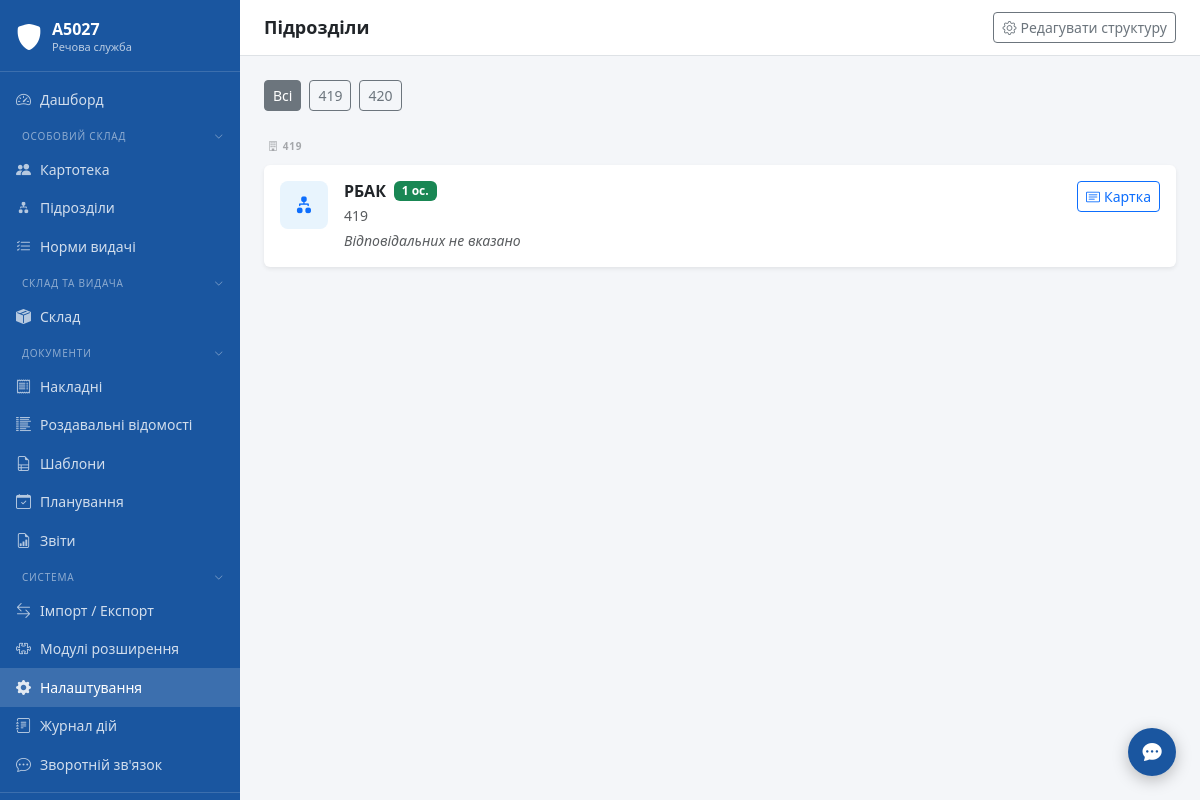
Screenshot of /settings/units-list (signed in) with the database file from the repository.
### tables this page shows
CREATE TABLE settings (
            key TEXT PRIMARY KEY,
            value TEXT NOT NULL DEFAULT '',
            updated_at TEXT NOT NULL DEFAULT (datetime('now','localtime'))
        );

CREATE TABLE battalions (
            id INTEGER PRIMARY KEY AUTOINCREMENT,
            name TEXT NOT NULL UNIQUE,
            created_at TEXT NOT NULL DEFAULT (datetime('now','localtime'))
        );

CREATE TABLE units (
            id INTEGER PRIMARY KEY AUTOINCREMENT,
            battalion_id INTEGER NOT NULL REFERENCES battalions(id),
            name TEXT NOT NULL,
            created_at TEXT NOT NULL DEFAULT (datetime('now','localtime'))
        );

### modules/settings/routes.py (the view)
@bp.route("/units-list")
@login_required
def units_list():
    conn = get_connection()
    battalions = conn.execute("SELECT * FROM battalions ORDER BY name").fetchall()
    units = conn.execute(
        """SELECT u.*, b.name as battalion_name,
                  (SELECT COUNT(*) FROM personnel p WHERE p.unit_id=u.id AND p.is_active=1) as active_count,
                  (SELECT COUNT(*) FROM personnel p WHERE p.unit_id=u.id) as total_count
           FROM units u
           JOIN battalions b ON u.battalion_id = b.id
           ORDER BY b.name, u.name"""
    ).fetchall()
    responsible_map = {}
    for r in conn.execute(
        """SELECT ur.id, ur.unit_id, ur.role_name, ur.is_active,
                  p.id as personnel_id,
                  p.last_name, p.first_name, p.middle_name,
                  p.rank, p.position, p.phone
           FROM unit_responsible ur
           JOIN personnel p ON ur.personnel_id = p.id
           WHERE ur.is_active=1
           ORDER BY ur.unit_id, ur.id"""
    ).fetchall():
        responsible_map.setdefault(r["unit_id"], []).append(dict(r))
    conn.close()
    return render_template(
        "settings/units_list.html",
        battalions=[dict(b) for b in battalions],
        units=[dict(u) for u in units],
        responsible_map=responsible_map,
        role_labels=ROLE_LABELS,
    )

### templates/settings/units_list.html (shortened to what this page needs)
{% extends "base.html" %}
{% block page_title %}Підрозділи{% endblock %}
{% block topbar_actions %}
<a href="{{ url_for('settings.units') }}" class="btn btn-sm btn-outline-secondary">
    <i class="bi bi-gear me-1"></i>Редагувати структуру
</a>
{% endblock %}
{% block content %}
{% if battalions | length > 1 %}
<div class="mb-3 d-flex gap-2 flex-wrap">
    <button class="btn btn-sm btn-outline-secondary filter-btn active" data-bat="all">
        Всі
    </button>
    {% for b in battalions %}
    <button class="btn btn-sm btn-outline-secondary filter-btn" data-bat="{{ b.id }}">
        {{ b.name }}
    </button>
    {% endfor %}
</div>
{% endif %}
{% if not units %}
<div class="text-center py-5 text-muted">
    <i class="bi bi-diagram-2" style="font-size:3rem;opacity:.3"></i>
    <p class="mt-3">Підрозділів ще немає.<br>
       Додай через <a href="{{ url_for('settings.units') }}">Налаштування → Підрозділи</a>.
    </p>
</div>
{% else %}
{% set ns = namespace(current_bat=None) %}
{% for u in units %}
{% if u.battalion_name != ns.current_bat %}
{% set ns.current_bat = u.battalion_name %}
<div class="nav-section-label mt-{{ '0' if loop.first else '3' }} mb-2 text-uppercase small text-muted fw-bold ps-1"
     data-bat-label="{{ loop.index }}">
    <i class="bi bi-building me-1"></i>{{ u.battalion_name }}
</div>
{% endif %}
<div class="card border-0 shadow-sm mb-2 unit-card" data-bat="{{ u.battalion_id }}">
    <div class="card-body py-3 px-3">
        <div class="d-flex align-items-start gap-3">
            <div class="rounded-3 d-flex align-items-center justify-content-center flex-shrink-0"
                 style="width:48px;height:48px;background:#e8f4fd">
                <i class="bi bi-diagram-2-fill text-primary" style="font-size:1.4rem"></i>
            </div>
            <div class="flex-grow-1 min-width-0">
                <div class="d-flex align-items-center gap-2 flex-wrap">
                    <h6 class="mb-0 fw-semibold">{{ u.name }}</h6>
                    <span class="badge bg-success">{{ u.active_count }} ос.</span>
                </div>
                <div class="text-muted small mt-1">{{ u.battalion_name }}</div>
                {% set resps = responsible_map.get(u.id, []) %}
                {% if resps %}
                <div class="mt-2 d-flex flex-wrap gap-2">
                    {% for r in resps %}
                    <span class="d-inline-flex align-items-center gap-1 border rounded px-2 py-1 bg-light"
                          style="font-size:.8em">
                        <span class="text-muted">{{ role_labels.get(r.role_name, r.role_name) }}:</span>
                        <span>{% if r.rank %}<em class="text-muted">{{ r.rank }}</em> {% endif %}{{ r.last_name }} {{ r.first_name }}</span>
                        {% if r.phone %}
                        <a href="tel:{{ r.phone }}" class="text-muted text-decoration-none ms-1" onclick="event.stopPropagation()">
                            <i class="bi bi-phone"></i> {{ r.phone }}
                        </a>
                        {% endif %}
                    </span>
                    {% endfor %}
                </div>
                {% else %}
                <div class="text-muted small mt-1 fst-italic">Відповідальних не вказано</div>
                {% endif %}
            </div>
            <div class="flex-shrink-0">
                <a href="{{ url_for('settings.unit_card', uid=u.id) }}"
                   class="btn btn-sm btn-outline-primary">
                    <i class="bi bi-card-text me-1"></i>Картка
                </a>
            </div>
        </div>
    </div>
</div>
{% endfor %}
{% endif %}
{% endblock %}

### templates/base.html (shortened to what this page needs)
<!DOCTYPE html>
<html lang="uk">
<head>
    <link rel="stylesheet" href="{{ url_for('static', filename='css/bootstrap.min.css') }}">
    <link rel="stylesheet" href="{{ url_for('static', filename='css/bootstrap-icons.min.css') }}">
    <link rel="stylesheet" href="{{ url_for('static', filename='css/main.css') }}">
    <link rel="stylesheet" href="{{ url_for('static', filename='css/theme-' ~ (session.get('theme') or 'default') ~ '.css') }}">
</head>
<body>
<div class="app-wrapper">
    <nav class="app-sidebar">
        <a class="sidebar-brand" href="{{ url_for('dashboard') }}">
            <i class="bi bi-shield-fill sidebar-brand-icon"></i>
            <div class="sidebar-brand-text">
                <div class="title">{{ unit_name }}</div>
                <div class="subtitle">Речова служба</div>
            </div>
        </a>
        {%- set _in_docs = request.blueprint in ('invoices','rv','doc_templates','planning','reports') %}
        {%- set _in_plugins = plugin_menu_items and request.path and plugin_menu_items | selectattr('url') | list | length > 0 %}
        {%- set _sidebar_extra = slot('sidebar.items') %}
        {%- set _in_extra = _sidebar_extra and _sidebar_extra | length > 0 %}
        {%- set _in_system = request.blueprint in ('import_export','plugins','settings','audit') or request.path.startswith('/settings/') or request.path.startswith('/audit/') %}
        <ul class="nav flex-column sidebar-nav">
            <li class="nav-item">
                <a class="nav-link {% if request.endpoint == 'dashboard' %}active{% endif %}"
                   href="{{ url_for('dashboard') }}">
                    <i class="bi bi-speedometer2"></i> Дашборд
                </a>
            </li>
            <li>
                <button class="nav-section-toggle" data-section="os">
                    <span>Особовий склад</span>
                    <i class="bi bi-chevron-down nav-section-chevron"></i>
                </button>
            </li>
            <li class="nav-section-body" data-section-body="os">
                <ul class="nav flex-column">
                    <li class="nav-item">
                        <a class="nav-link {% if request.blueprint == 'personnel' %}active{% endif %}"
                           href="/personnel/">
                            <i class="bi bi-people-fill"></i> Картотека
                        </a>
                    </li>
                    <li class="nav-item">
                        <a class="nav-link {% if request.path == '/units/' or request.path.startswith('/units/') %}active{% endif %}"
                           href="/units/">
                            <i class="bi bi-diagram-2-fill"></i> Підрозділи
                        </a>
                    </li>
                    <li class="nav-item">
                        <a class="nav-link {% if request.blueprint == 'supply_norms' %}active{% endif %}"
                           href="/supply-norms/">
                            <i class="bi bi-list-check"></i> Норми видачі
                        </a>
                    </li>
                </ul>
            </li>
            <li>
                <button class="nav-section-toggle" data-section="sklad">
                    <span>Склад та видача</span>
                    <i class="bi bi-chevron-down nav-section-chevron"></i>
                </button>
            </li>
            <li class="nav-section-body" data-section-body="sklad">
                <ul class="nav flex-column">
                    <li class="nav-item">
                        <a class="nav-link {% if request.blueprint == 'warehouse' %}active{% endif %}"
                           href="/warehouse/">
                            <i class="bi bi-box-seam-fill"></i> Склад
                        </a>
                    </li>
                </ul>
            </li>
            <li>
                <button class="nav-section-toggle" data-section="docs"
                        {% if _in_docs %}data-default-open="1"{% endif %}>
                    <span>Документи</span>
                    <i class="bi bi-chevron-down nav-section-chevron"></i>
                </button>
            </li>
            <li class="nav-section-body" data-section-body="docs">
                <ul class="nav flex-column">
                    <li class="nav-item">
                        <a class="nav-link {% if request.blueprint == 'invoices' %}active{% endif %}"
                           href="/invoices/">
                            <i class="bi bi-receipt"></i> Накладні
                        </a>
                    </li>
                    <li class="nav-item">
                        <a class="nav-link {% if request.blueprint == 'rv' %}active{% endif %}"
                           href="/rv/">
                            <i class="bi bi-list-columns-reverse"></i> Роздавальні відомості
                        </a>
                    </li>
                    <li class="nav-item">
                        <a class="nav-link {% if request.blueprint == 'doc_templates' %}active{% endif %}"
                           href="/doc-templates/">
                            <i class="bi bi-file-earmark-ruled"></i> Шаблони
                        </a>
                    </li>
                    <li class="nav-item">
                        <a class="nav-link {% if request.blueprint == 'planning' %}active{% endif %}"
                           href="{{ url_for('planning.index') }}">
                            <i class="bi bi-calendar-check"></i> Планування
                        </a>
                    </li>
                    <li class="nav-item">
                        <a class="nav-link {% if request.blueprint == 'reports' %}active{% endif %}"
                           href="{{ url_for('reports.index') }}">
                            <i class="bi bi-file-earmark-bar-graph"></i> Звіти
                        </a>
                    </li>
                </ul>
            </li>
            <li>
                <button class="nav-section-toggle" data-section="system"
                        {% if _in_system %}data-default-open="1"{% endif %}>
                    <span>Система</span>
                    <i class="bi bi-chevron-down nav-section-chevron"></i>
                </button>
            </li>
            <li class="nav-section-body" data-section-body="system">
                <ul class="nav flex-column">
                    <li class="nav-item">
                        <a class="nav-link {% if request.blueprint == 'import_export' %}active{% endif %}"
                           href="{{ url_for('import_export.index') }}">
                            <i class="bi bi-arrow-left-right"></i> Імпорт / Експорт
                        </a>
                    </li>
                    <li class="nav-item">
                        <a class="nav-link {% if request.blueprint == 'plugins' %}active{% endif %}"
                           href="{{ url_for('plugins.index') }}">
                            <i class="bi bi-puzzle"></i> Модулі розширення
                        </a>
                    </li>
                    <li class="nav-item">
                        <a class="nav-link {% if request.path.startswith('/settings/') %}active{% endif %}"
                           href="/settings/">
                            <i class="bi bi-gear-fill"></i> Налаштування
                        </a>
                    </li>
                    <li class="nav-item">
                        <a class="nav-link {% if request.path.startswith('/audit/') %}active{% endif %}"
                           href="/audit/">
                            <i class="bi bi-journal-text"></i> Журнал дій
                        </a>
                    </li>
                    <li class="nav-item">
                        <a class="nav-link {% if request.path.startswith('/feedback') %}active{% endif %}"
                           href="/feedback/">
                            <i class="bi bi-chat-dots"></i> Зворотній зв'язок
                        </a>
                    </li>
                </ul>
            </li>
        </ul>
        <div class="sidebar-footer">
        </div>
    </nav>
    <div class="app-main">
        <div class="app-topbar">
            <h1>{% block page_title %}{% endblock %}</h1>
            <div class="d-flex gap-2">
                {% block topbar_actions %}{% endblock %}
            </div>
        </div>
        <div class="app-content">
            {% block content %}{% endblock %}
        </div>
    </div>
</div>
<div class="toast-container-fixed" id="toastContainer">
{% if session.get('user_id') %}
<button id="fbFloatBtn" title="Зворотній зв'язок / Повідомити про помилку"
        data-bs-toggle="modal" data-bs-target="#feedbackModal"
        style="position:fixed;bottom:1.5rem;right:1.5rem;z-index:1040;
               width:48px;height:48px;border-radius:50%;
               background:var(--app-primary);color:#fff;border:none;
               box-shadow:0 4px 16px rgba(0,0,0,.25);font-size:1.2rem;
               display:flex;align-items:center;justify-content:center;
               transition:transform .15s;">
    <i class="bi bi-chat-dots-fill"></i>
</button>
{% endif %}
</div></div>
</body>
</html>

### rows the page displays
settings: value "А5027"
battalions: name "419"
battalions: name "420"
units: battalion_name "419", name "РБАК", active_count "1"
